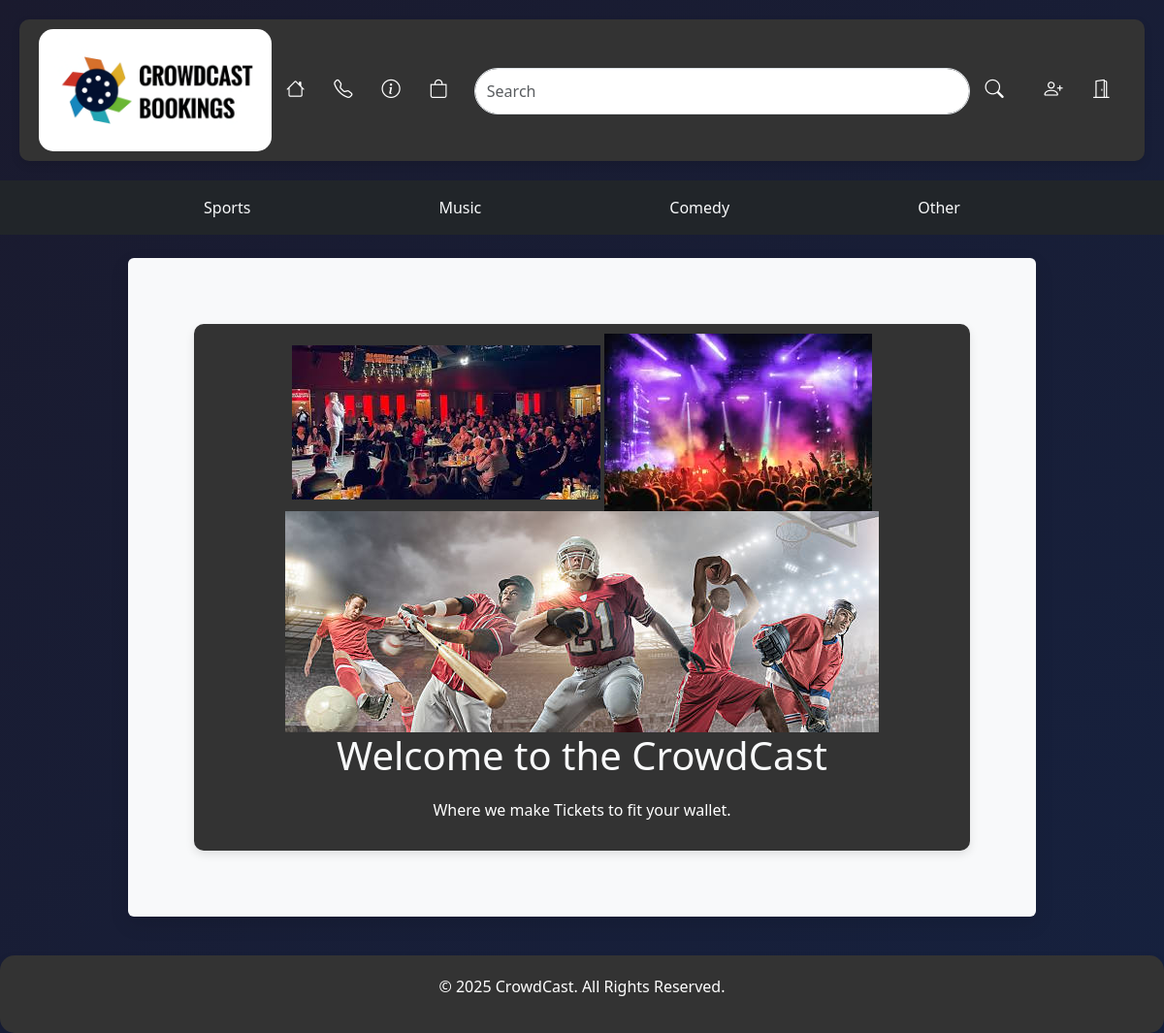
The page / on the database its author committed.
### tickets/models.py (models this page shows, shortened)
class EventType(models.Model):
    id = models.UUIDField(
        primary_key=True,
        default=uuid.uuid4,
        editable=False)
    name = models.CharField(max_length=250, unique=True)

### tickets/views.py (the view)
# urls.py: path('', views.home, name='home'),
def home(request):
    return render(request, 'home.html')

### cartapp/context_processors.py (called while the page is built)
def counter(request):
    item_count = 0
    if 'admin' in request.path:
        return {}
    else:
        try:
            cart = Cart.objects.filter(cart_id=_cart_id(request))
            cart_items = CartItem.objects.all().filter(cart=cart[:1])
            for cart_item in cart_items:
                item_count += cart_item.quantity
        except Cart.DoesNotExist:
            item_count = 0
    return {'item_count':item_count}

### cartapp/views.py (called while the page is built)
def _cart_id(request):
    cart = request.session.session_key
    if not cart:
        cart = request.session.create()
    return cart

### tickets/context_processors.py (called while the page is built)
def eventtype_list(request):
    return {'eventtype_list': EventType.objects.all()}

def event_list(request):
    return {'event_list': Event.objects.all()}

def ticket_list(request):
    return {'ticket_list': Ticket.objects.all()}

### tickets/templates/home.html (shortened to what this page needs)
{% extends 'base.html' %}
{% load static %}
{% block content %}
<div class="container mt-4">
    <div class="jumbotron text-center bg-light p-5 mb-4 rounded">
        <header>
            <div class="hero-images">
                <img src="{% static 'images/comedy.png' %}" alt="Comedy Show" class="hero-image">
                <img src="{% static 'images/concert.png' %}" alt="Concert" class="hero-image">
                <img src="{% static 'images/sports.png' %}" alt="Sports" class="hero-image">
            </div>
            <div style="text-align: center;">
                <h1 class="text-light">Welcome to the CrowdCast</h1>
                <p>Where we make Tickets to fit your wallet.</p>
            </div>
        </header>
    </div>
</div>
{% endblock %}

### tickets/templates/nav-bar.html
<div class="navbar-dark bg-dark" style="text-align: center; padding: 1em;">
    <ul class="d-flex justify-content-evenly" style="list-style: none; padding: 0; margin: 0;">
        {% for eventtype in eventtype_list %}
            <li>
                <a class="dropdown-item text-light" href="{% url 'events_by_eventtype' eventtype.pk %}">
                    {{ eventtype.name }}
                </a>
            </li>
        {% endfor %}
    </ul>
</div>

### tickets/templates/base.html (style rules this page uses)
body { font-family: 'Segoe UI', Tahoma, Geneva, Verdana, sans-serif; background: linear-gradient(to bottom right, #1a1a2e, #16213e); margin: 0; padding: 0; color: #333; }
header { background-color: #333; color: white; padding: 10px 20px; border-radius: 10px; box-shadow: 0 4px 10px rgba(0, 0, 0, 0.1); margin: 20px; }
.container { margin-top: 40px; }
.jumbotron { background-color: #e9ecef; padding: 40px; border-radius: 15px; box-shadow: 0 8px 20px rgba(0, 0, 0, 0.1); text-align: center; margin-bottom: 40px; }
.jumbotron h1 { font-size: 2.5rem; color: #333; margin-bottom: 20px; }
.container { width: 80%; margin: 0 auto; }
.container p { margin-bottom: 20px; }

### rows shown on the page
EventType: name "Sports"
EventType: name "Music"
EventType: name "Comedy"
EventType: name "Other"
